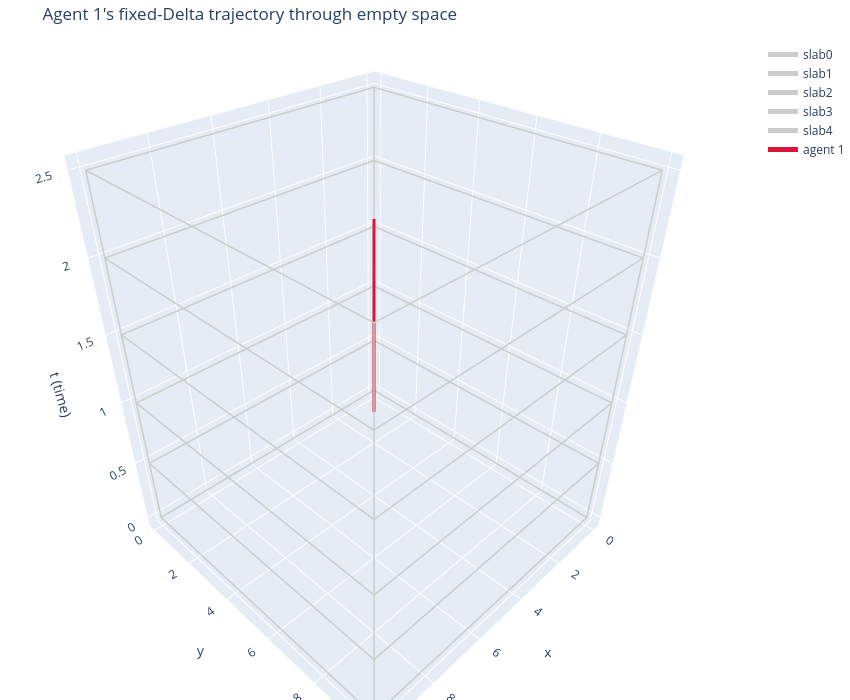

Source (notebook cell):
### Markdown cell above
### Step B — Agent 1: solve a fixed-`Delta` Bezier segment per slab

One `solve_chain` call: a single vertex per slab (no fragmentation yet),
start pinned at `(1,1)`/`t=0`, goal pinned at `(7,7)` — a diagonal
crossing, deliberately not axis-aligned (see Step C). Goal `t` isn't
pinned, and comes out to exactly `N_SLABS*Delta` anyway.

### Code cell
START1, GOAL1 = (1.0, 1.0), (7.0, 7.0)
result1 = solve_chain(region2d_per_slab, START1, GOAL1)
assert result1 is not None, "agent 1 solve failed"
seg1, cost1 = result1
print(f"agent 1: {START1} -> {GOAL1}, cost={cost1:.4f}")
for k, Q in enumerate(seg1):
    print(f"  slab{k}: T=[{Q[0,2]:.3f} .. {Q[-1,2]:.3f}]  P0={np.round(Q[0,:2],3)} -> P3={np.round(Q[-1,:2],3)}")

fig_agent1 = go.Figure(layout=make_layout("Agent 1's fixed-Delta trajectory through empty space"))
for k in range(N_SLABS):
    fig_agent1.add_trace(box_wireframe(region2d_per_slab[k], k * DELTA, (k + 1) * DELTA, "#cccccc", name=f"slab{k}"))
fig_agent1.add_trace(curve_trace(seg1, "crimson", "agent 1"))
print("fig_agent1 built,", len(fig_agent1.data), "traces")

fig_agent1

### Figure 1 — Plotly figure (JSON) as saved in the notebook; plotly's stock layout.template omitted (floating-point values rounded to 4 significant figures)
{"data": [{"line": {"color": "#cccccc", "width": 3}, "mode": "lines", "name": "slab0", "showlegend": true, "type": "scatter3d", "x": [-8.882e-16, 10, 10, 0, -8.882e-16, null, -8.882e-16, 10, 10, 0, -8.882e-16, null, -8.882e-16, -8.882e-16, null, 10, 10, null, 10, 10, null, 0, 0, null], "y": [-8.882e-16, 0, 10, 10, -8.882e-16, null, -8.882e-16, 0, 10, 10, -8.882e-16, null, -8.882e-16, -8.882e-16, null, 0, 0, null, 10, 10, null, 10, 10, null], "z": [0, 0, 0, 0, 0, null, 0.5, 0.5, 0.5, 0.5, 0.5, null, 0, 0.5, null, 0, 0.5, null, 0, 0.5, null, 0, 0.5, null]}, {"line": {"color": "#cccccc", "width": 3}, "mode": "lines", "name": "slab1", "showlegend": true, "type": "scatter3d", "x": [-8.882e-16, 10, 10, 0, -8.882e-16, null, -8.882e-16, 10, 10, 0, -8.882e-16, null, -8.882e-16, -8.882e-16, null, 10, 10, null, 10, 10, null, 0, 0, null], "y": [-8.882e-16, 0, 10, 10, -8.882e-16, null, -8.882e-16, 0, 10, 10, -8.882e-16, null, -8.882e-16, -8.882e-16, null, 0, 0, null, 10, 10, null, 10, 10, null], "z": [0.5, 0.5, 0.5, 0.5, 0.5, null, 1, 1, 1, 1, 1, null, 0.5, 1, null, 0.5, 1, null, 0.5, 1, null, 0.5, 1, null]}, {"line": {"color": "#cccccc", "width": 3}, "mode": "lines", "name": "slab2", "showlegend": true, "type": "scatter3d", "x": [-8.882e-16, 10, 10, 0, -8.882e-16, null, -8.882e-16, 10, 10, 0, -8.882e-16, null, -8.882e-16, -8.882e-16, null, 10, 10, null, 10, 10, null, 0, 0, null], "y": [-8.882e-16, 0, 10, 10, -8.882e-16, null, -8.882e-16, 0, 10, 10, -8.882e-16, null, -8.882e-16, -8.882e-16, null, 0, 0, null, 10, 10, null, 10, 10, null], "z": [1, 1, 1, 1, 1, null, 1.5, 1.5, 1.5, 1.5, 1.5, null, 1, 1.5, null, 1, 1.5, null, 1, 1.5, null, 1, 1.5, null]}, {"line": {"color": "#cccccc", "width": 3}, "mode": "lines", "name": "slab3", "showlegend": true, "type": "scatter3d", "x": [-8.882e-16, 10, 10, 0, -8.882e-16, null, -8.882e-16, 10, 10, 0, -8.882e-16, null, -8.882e-16, -8.882e-16, null, 10, 10, null, 10, 10, null, 0, 0, null], "y": [-8.882e-16, 0, 10, 10, -8.882e-16, null, -8.882e-16, 0, 10, 10, -8.882e-16, null, -8.882e-16, -8.882e-16, null, 0, 0, null, 10, 10, null, 10, 10, null], "z": [1.5, 1.5, 1.5, 1.5, 1.5, null, 2, 2, 2, 2, 2, null, 1.5, 2, null, 1.5, 2, null, 1.5, 2, null, 1.5, 2, null]}, {"line": {"color": "#cccccc", "width": 3}, "mode": "lines", "name": "slab4", "showlegend": true, "type": "scatter3d", "x": [-8.882e-16, 10, 10, 0, -8.882e-16, null, -8.882e-16, 10, 10, 0, -8.882e-16, null, -8.882e-16, -8.882e-16, null, 10, 10, null, 10, 10, null, 0, 0, null], "y": [-8.882e-16, 0, 10, 10, -8.882e-16, null, -8.882e-16, 0, 10, 10, -8.882e-16, null, -8.882e-16, -8.882e-16, null, 0, 0, null, 10, 10, null, 10, 10, null], "z": [2, 2, 2, 2, 2, null, 2.5, 2.5, 2.5, 2.5, 2.5, null, 2, 2.5, null, 2, 2.5, null, 2, 2.5, null, 2, 2.5, null]}, {"line": {"color": "crimson", "width": 6}, "mode": "lines", "name": "agent 1", "type": "scatter3d", "x": [1.0, 1.05, 1.1, 1.15, 1.2, 1.25, 1.3, 1.35, 1.4, 1.45, 1.5, 1.55, 1.6, 1.65, 1.7, 1.75, 1.8, 1.85, 1.9, 1.95, 2.0, 2.05, 2.1, 2.15, 2.2, 2.2, 2.25, 2.3, 2.35, 2.4, 2.45, 2.5, 2.55, 2.6, 2.65, 2.7, 2.75, 2.8, 2.85, 2.9, 2.95, 3.0, 3.05, 3.1, 3.15, 3.2, 3.25, 3.3, 3.35, 3.4, 3.4, 3.45, 3.5, 3.55, 3.6, 3.65, 3.7, 3.75, 3.8, 3.85, 3.9, 3.95, 4.0, 4.05, 4.1, 4.15, 4.2, 4.25, 4.3, 4.35, 4.4, 4.45, 4.5, 4.55, 4.6, 4.6, 4.65, 4.7, 4.75, 4.8, 4.85, 4.9, 4.95, 5.0, 5.05, 5.1, 5.15, 5.2, 5.25, 5.3, 5.35, 5.4, 5.45, 5.5, 5.55, 5.6, 5.65, 5.7, 5.75, 5.8, 5.8, 5.85, 5.9, 5.95, 6.0, 6.05, 6.1, 6.15, 6.2, 6.25, 6.3, 6.35, 6.4, 6.45, 6.5, 6.55, 6.6, 6.65, 6.7, 6.75, 6.8, 6.85, 6.9, 6.95, 7.0], "y": [1.0, 1.05, 1.1, 1.15, 1.2, 1.25, 1.3, 1.35, 1.4, 1.45, 1.5, 1.55, 1.6, 1.65, 1.7, 1.75, 1.8, 1.85, 1.9, 1.95, 2.0, 2.05, 2.1, 2.15, 2.2, 2.2, 2.25, 2.3, 2.35, 2.4, 2.45, 2.5, 2.55, 2.6, 2.65, 2.7, 2.75, 2.8, 2.85, 2.9, 2.95, 3.0, 3.05, 3.1, 3.15, 3.2, 3.25, 3.3, 3.35, 3.4, 3.4, 3.45, 3.5, 3.55, 3.6, 3.65, 3.7, 3.75, 3.8, 3.85, 3.9, 3.95, 4.0, 4.05, 4.1, 4.15, 4.2, 4.25, 4.3, 4.35, 4.4, 4.45, 4.5, 4.55, 4.6, 4.6, 4.65, 4.7, 4.75, 4.8, 4.85, 4.9, 4.95, 5.0, 5.05, 5.1, 5.15, 5.2, 5.25, 5.3, 5.35, 5.4, 5.45, 5.5, 5.55, 5.6, 5.65, 5.7, 5.75, 5.8, 5.8, 5.85, 5.9, 5.95, 6.0, 6.05, 6.1, 6.15, 6.2, 6.25, 6.3, 6.35, 6.4, 6.45, 6.5, 6.55, 6.6, 6.65, 6.7, 6.75, 6.8, 6.85, 6.9, 6.95, 7.0], "z": [9.996e-16, 0.0277, 0.05432, 0.07993, 0.1046, 0.1284, 0.1513, 0.1735, 0.1951, 0.216, 0.2363, 0.2562, 0.2756, 0.2947, 0.3135, 0.3321, 0.3505, 0.3688, 0.3871, 0.4055, 0.4239, 0.4425, 0.4613, 0.4805, 0.5, 0.5, 0.5197, 0.5395, 0.5592, 0.579, 0.5989, 0.6188, 0.6388, 0.6589, 0.679, 0.6993, 0.7197, 0.7402, 0.7608, 0.7816, 0.8026, 0.8237, 0.845, 0.8665, 0.8882, 0.9101, 0.9322, 0.9545, 0.9771, 1.0, 1.0, 1.023, 1.045, 1.067, 1.089, 1.11, 1.131, 1.151, 1.172, 1.192, 1.212, 1.232, 1.252, 1.272, 1.292, 1.312, 1.332, 1.353, 1.373, 1.393, 1.414, 1.435, 1.456, 1.478, 1.5, 1.5, 1.522, 1.544, 1.565, 1.586, 1.607, 1.628, 1.649, 1.669, 1.689, 1.71, 1.73, 1.75, 1.77, 1.791, 1.811, 1.831, 1.852, 1.872, 1.893, 1.914, 1.935, 1.956, 1.978, 2.0, 2.0, 2.022, 2.043, 2.065, 2.086, 2.106, 2.127, 2.147, 2.167, 2.187, 2.207, 2.227, 2.247, 2.267, 2.287, 2.307, 2.327, 2.348, 2.369, 2.39, 2.411, 2.433, 2.455, 2.477, 2.5]}], "layout": {"height": 700, "legend": {"itemsizing": "constant"}, "margin": {"b": 0, "l": 0, "r": 0, "t": 40}, "scene": {"aspectmode": "manual", "aspectratio": {"x": 1, "y": 1, "z": 1.2}, "xaxis": {"title": {"text": "x"}}, "yaxis": {"title": {"text": "y"}}, "zaxis": {"title": {"text": "t (time)"}}}, "title": {"text": "Agent 1's fixed-Delta trajectory through empty space"}, "width": 850}}
